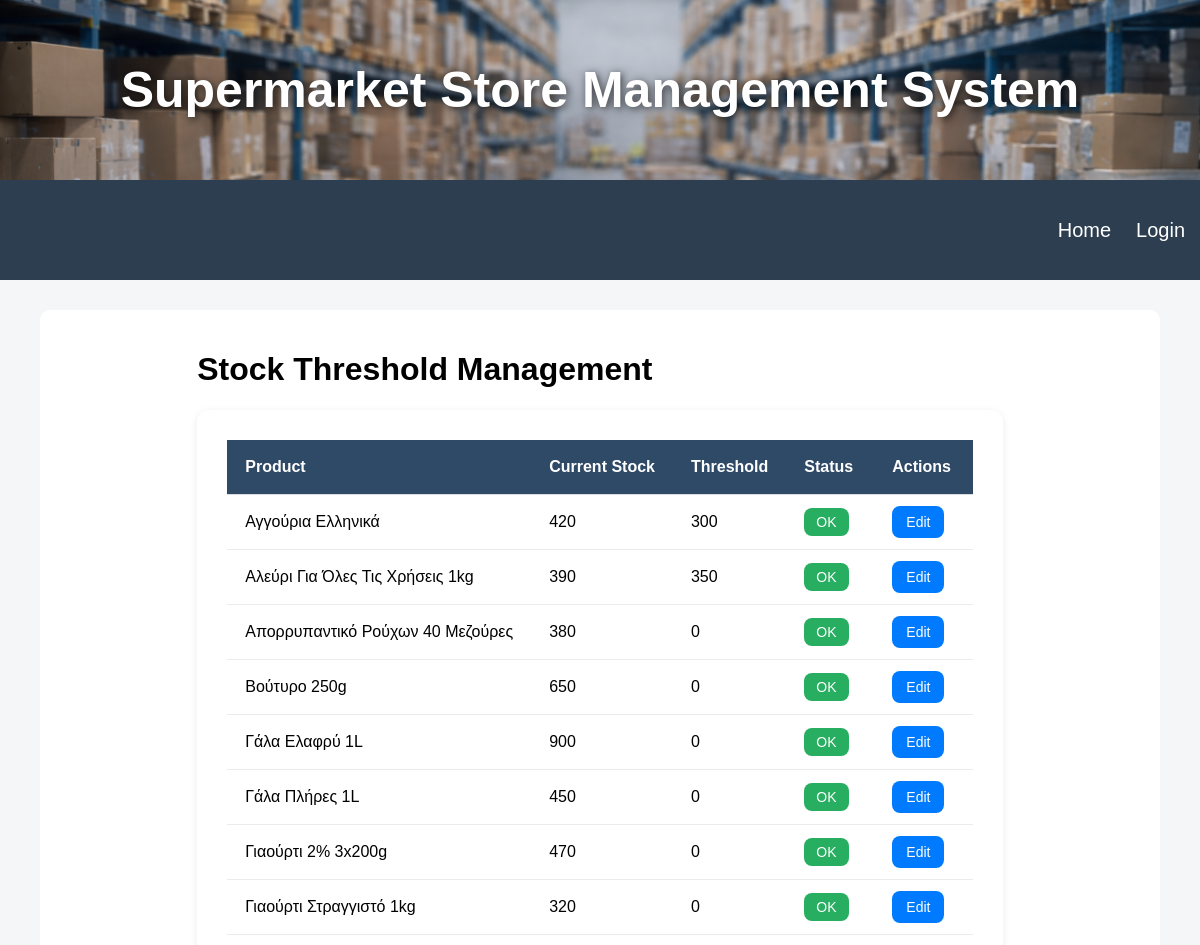
The page /admin/thresholds (upper part) on the database as committed earlier.
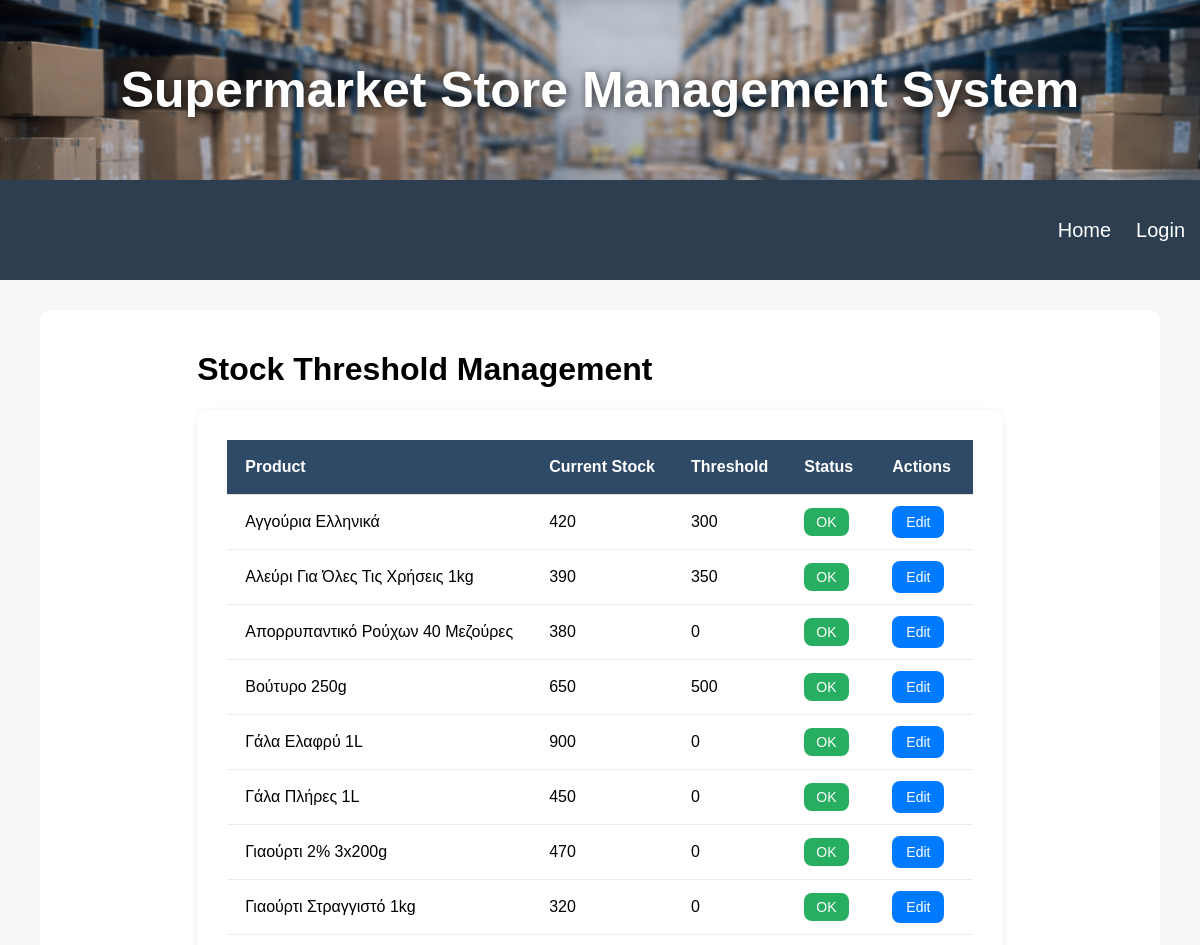
The same page on the database as committed later.
### tables this page shows
CREATE TABLE warehouse_stock (
    warehouse_stock_id INTEGER PRIMARY KEY AUTOINCREMENT,
    product_id INTEGER NOT NULL,
    quantity INTEGER NOT NULL,
    FOREIGN KEY (product_id) REFERENCES products(product_id)
);

CREATE TABLE products (
    product_id INTEGER PRIMARY KEY AUTOINCREMENT,
    product_name VARCHAR(100) NOT NULL,
    product_category VARCHAR(50) NOT NULL,
    product_price REAL NOT NULL
, product_unit TEXT, is_active INTEGER DEFAULT 1, threshold INTEGER DEFAULT 0);

### app.py (the view)
@app.route("/admin/thresholds")
def stock_thresholds():
    connection = get_db_connection()
    products = connection.execute("""
        SELECT
            p.product_id,
            p.product_name,
            p.threshold,
            w.quantity
        FROM products p
        JOIN warehouse_stock w
            ON p.product_id = w.product_id
        ORDER BY p.product_name
    """).fetchall()
    connection.close()
    return render_template(
        "stock_thresholds.html",
        products=products
    )

### app.py (called while the page is built)
def get_db_connection():
    connection = sqlite3.connect(DATABASE_PATH)
    connection.row_factory = sqlite3.Row
    return connection

### templates/stock_thresholds.html
{% extends "base.html" %}
{% block extra_css %}
<link rel="stylesheet" href="{{ url_for('static',filename='threshold.css') }}">
{% endblock %}
{% block content %}
<div class="dashboard-container">
    <h1 class="page-title">Stock Threshold Management</h1>
    <div class="table-container">
        <table class="threshold-table">
            <thead>
                <tr>
                    <th>Product</th>
                    <th>Current Stock</th>
                    <th>Threshold</th>
                    <th>Status</th>
                    <th>Actions</th>
                </tr>
            </thead>
            <tbody>
                {% for product in products %}
                {% set low = product["threshold"] > 0 and product["quantity"] < product["threshold"] %}
                <tr class="{% if low %}low-stock-row{% endif %}">
                    <td>{{ product["product_name"] }}</td>
                    <td>{{ product["quantity"] }}</td>
                    <td>{{ product["threshold"] }}</td>
                    <td>
                        {% if low %}
                            <span class="low-badge">Low</span>
                        {% else %}
                            <span class="ok-badge">OK</span>
                        {% endif %}
                    </td>
                    <td>
                        <a href="{{ url_for('edit_product',
                            product_id=product['product_id']) }}"
                            class="edit-btn">
                            Edit
                        </a>
                    </td>
                </tr>
                {% endfor %}
            </tbody>
        </table>
    </div>
</div>
{% endblock %}

Rows that differ between the two databases and show on the page:
changed through a linked row, warehouse_stock "Βούτυρο 250g": threshold "0" → "500"
